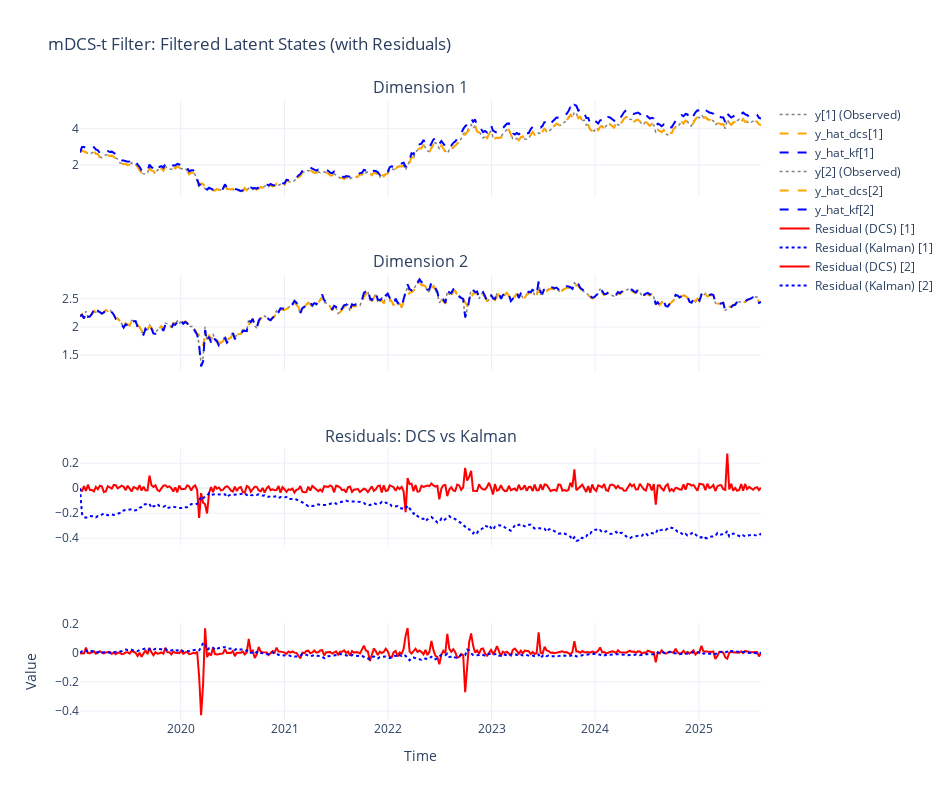

Source (notebook cell):
### Code cell
T_multivariate_2, R_multivariate_2 =  y_multivariate_2.shape
time_axis = df.index #list(range(T_multivariate_2))

# --- Residuals ---
residuals_dcs_2 = y_multivariate_2 - y_hat_dcs_multivariate_2
residuals_kf_2 = y_multivariate_2 - y_hat_kf_multivariate_2


total_rows = 2 * R_multivariate_2
row_heights = [0.5 / R_multivariate_2] * R_multivariate_2 + [0.5 / R_multivariate_2] * R_multivariate_2


fig_multivariate_2 = make_subplots(
    rows=total_rows, cols=1,
    shared_xaxes=True,
    subplot_titles=[f"Dimension {i+1}" for i in range(R_multivariate_2)] + ["Residuals: DCS vs Kalman"],
    row_heights=row_heights
)

# Plot Observed and Filtered 
for i in range(R_multivariate_2):
    fig_multivariate_2.add_trace(go.Scatter(x=time_axis, y=y_multivariate_2[:, i],
        mode='lines', name=f'y[{i+1}] (Observed)',
        line=dict(color='gray', width=1.5, dash='dot')), row=i+1, col=1)

    fig_multivariate_2.add_trace(go.Scatter(x=time_axis, y=y_hat_dcs_multivariate_2[:, i],
        mode='lines', name=f'y_hat_dcs[{i+1}]',
        line=dict(color='orange', width=2, dash='dash')), row=i+1, col=1)

    fig_multivariate_2.add_trace(go.Scatter(x=time_axis, y=y_hat_kf_multivariate_2[:, i],
        mode='lines', name=f'y_hat_kf[{i+1}]',
        line=dict(color='blue', width=2, dash='dash')), row=i+1, col=1)


# Plot the residuals
for i in range(R_multivariate_2):

    # Add residuals to row=i+1+R
    fig_multivariate_2.add_trace(go.Scatter(
        x=time_axis, y=residuals_dcs_2[:, i], name=f"Residual (DCS) [{i+1}]",
        line=dict(color='red')), row=i + 1 + R_multivariate_2, col=1)

    fig_multivariate_2.add_trace(go.Scatter(
        x=time_axis, y=residuals_kf_2[:, i], name=f"Residual (Kalman) [{i+1}]",
        line=dict(color='blue', dash='dot')), row=i + 1 + R_multivariate_2, col=1)

# --- Final layout ---
fig_multivariate_2.update_layout(
    height=300*R_multivariate_2 + 200, width=950,
    title_text="mDCS-t Filter: Filtered Latent States (with Residuals)",
    template="plotly_white",
    showlegend=True
)

fig_multivariate_2.update_xaxes(title_text="Time", row=total_rows, col=1)
fig_multivariate_2.update_yaxes(title_text="Value", row=total_rows, col=1)

fig_multivariate_2.show()

### Figure 1 — Plotly figure (JSON) as saved in the notebook; plotly's stock layout.template omitted (floating-point values rounded to 4 significant figures; data arrays with more than 128 entries replaced by an {"elided": "..."} marker saying what was removed)
{"data": [{"line": {"color": "gray", "dash": "dot", "width": 1.5}, "mode": "lines", "name": "y[1] (Observed)", "type": "scatter", "x": {"elided": "344 str values"}, "xaxis": "x", "y": {"elided": "344 float values"}, "yaxis": "y"}, {"line": {"color": "orange", "dash": "dash", "width": 2}, "mode": "lines", "name": "y_hat_dcs[1]", "type": "scatter", "x": {"elided": "344 str values"}, "xaxis": "x", "y": {"elided": "344 float values"}, "yaxis": "y"}, {"line": {"color": "blue", "dash": "dash", "width": 2}, "mode": "lines", "name": "y_hat_kf[1]", "type": "scatter", "x": {"elided": "344 str values"}, "xaxis": "x", "y": {"elided": "344 float values"}, "yaxis": "y"}, {"line": {"color": "gray", "dash": "dot", "width": 1.5}, "mode": "lines", "name": "y[2] (Observed)", "type": "scatter", "x": {"elided": "344 str values"}, "xaxis": "x2", "y": {"elided": "344 float values"}, "yaxis": "y2"}, {"line": {"color": "orange", "dash": "dash", "width": 2}, "mode": "lines", "name": "y_hat_dcs[2]", "type": "scatter", "x": {"elided": "344 str values"}, "xaxis": "x2", "y": {"elided": "344 float values"}, "yaxis": "y2"}, {"line": {"color": "blue", "dash": "dash", "width": 2}, "mode": "lines", "name": "y_hat_kf[2]", "type": "scatter", "x": {"elided": "344 str values"}, "xaxis": "x2", "y": {"elided": "344 float values"}, "yaxis": "y2"}, {"line": {"color": "red"}, "name": "Residual (DCS) [1]", "type": "scatter", "x": {"elided": "344 str values"}, "xaxis": "x3", "y": {"elided": "344 float values"}, "yaxis": "y3"}, {"line": {"color": "blue", "dash": "dot"}, "name": "Residual (Kalman) [1]", "type": "scatter", "x": {"elided": "344 str values"}, "xaxis": "x3", "y": {"elided": "344 float values"}, "yaxis": "y3"}, {"line": {"color": "red"}, "name": "Residual (DCS) [2]", "type": "scatter", "x": {"elided": "344 str values"}, "xaxis": "x4", "y": {"elided": "344 float values"}, "yaxis": "y4"}, {"line": {"color": "blue", "dash": "dot"}, "name": "Residual (Kalman) [2]", "type": "scatter", "x": {"elided": "344 str values"}, "xaxis": "x4", "y": {"elided": "344 float values"}, "yaxis": "y4"}], "layout": {"annotations": [{"font": {"size": 16}, "showarrow": false, "text": "Dimension 1", "x": 0.5, "xanchor": "center", "xref": "paper", "y": 1, "yanchor": "bottom", "yref": "paper"}, {"font": {"size": 16}, "showarrow": false, "text": "Dimension 2", "x": 0.5, "xanchor": "center", "xref": "paper", "y": 0.7188, "yanchor": "bottom", "yref": "paper"}, {"font": {"size": 16}, "showarrow": false, "text": "Residuals: DCS vs Kalman", "x": 0.5, "xanchor": "center", "xref": "paper", "y": 0.4375, "yanchor": "bottom", "yref": "paper"}], "height": 800, "showlegend": true, "title": {"text": "mDCS-t Filter: Filtered Latent States (with Residuals)"}, "width": 950, "xaxis": {"anchor": "y", "domain": [0, 1], "matches": "x4", "showticklabels": false}, "xaxis2": {"anchor": "y2", "domain": [0, 1], "matches": "x4", "showticklabels": false}, "xaxis3": {"anchor": "y3", "domain": [0, 1], "matches": "x4", "showticklabels": false}, "xaxis4": {"anchor": "y4", "domain": [0, 1], "title": {"text": "Time"}}, "yaxis": {"anchor": "x", "domain": [0.8438, 1]}, "yaxis2": {"anchor": "x2", "domain": [0.5625, 0.7188]}, "yaxis3": {"anchor": "x3", "domain": [0.2812, 0.4375]}, "yaxis4": {"anchor": "x4", "domain": [0, 0.1562], "title": {"text": "Value"}}}}
